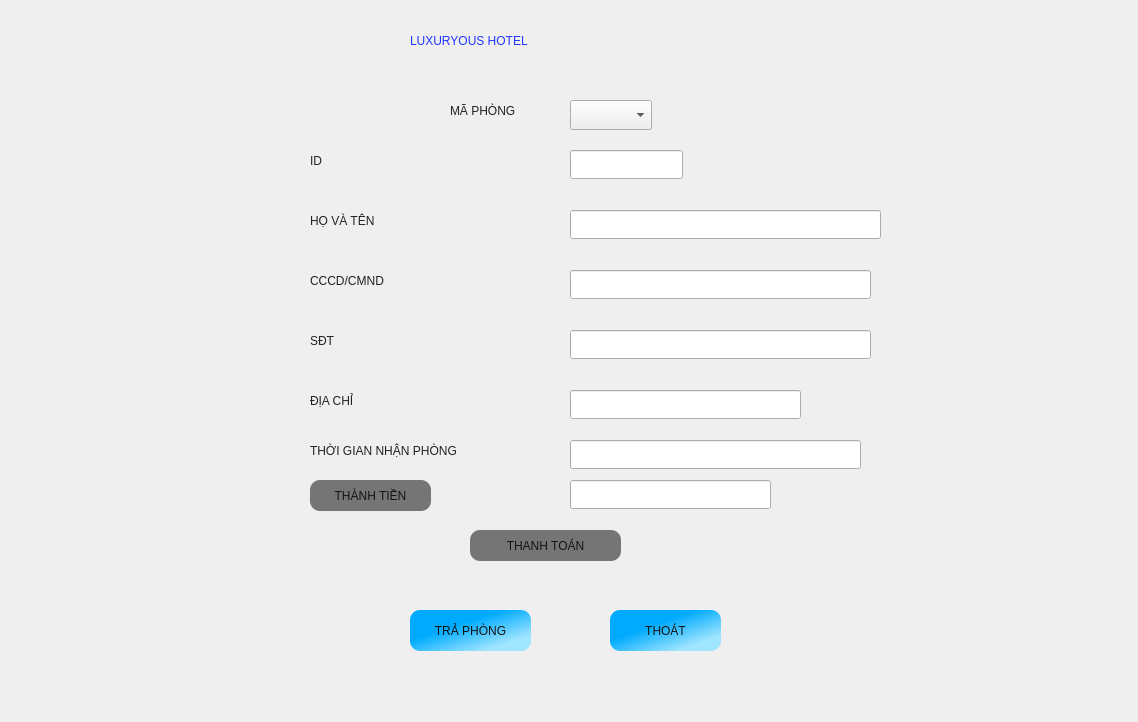
<?xml version="1.0" encoding="UTF-8"?>
<ui version="4.0">
 <class>checkout</class>
 <widget class="QDialog" name="checkout">
  <property name="geometry">
   <rect>
    <x>0</x>
    <y>0</y>
    <width>1138</width>
    <height>722</height>
   </rect>
  </property>
  <property name="windowTitle">
   <string>Dialog</string>
  </property>
  <widget class="QPushButton" name="checkout_2">
   <property name="geometry">
    <rect>
     <x>410</x>
     <y>610</y>
     <width>121</width>
     <height>41</height>
    </rect>
   </property>
   <property name="styleSheet">
    <string notr="true">
QPushButton{
	font: 700 10pt &quot;Segoe UI&quot;;
background-color: rgb(34, 150, 200);
background-color: qlineargradient(spread:pad, x1:0.278977, y1:0.268, x2:0.808, y2:0.812773, stop:0.196347 rgba(0, 170, 255, 255), stop:1 rgba(160, 230, 255, 255));
color: rgb(20, 20, 20);
border-radius:10px;
}
QPushButton:hover{
	background-color: rgb(150, 150, 150);
	color: rgb(34, 34, 34);
font: 900 10pt &quot;Segoe UI&quot;;
border-radius:10px;
}
QPushButton:pressed{
   
	background-color: rgb(37, 95, 255);
}</string>
   </property>
   <property name="text">
    <string>TRẢ PHÒNG</string>
   </property>
  </widget>
  <widget class="QPushButton" name="pushButton_2">
   <property name="geometry">
    <rect>
     <x>610</x>
     <y>610</y>
     <width>111</width>
     <height>41</height>
    </rect>
   </property>
   <property name="styleSheet">
    <string notr="true">
QPushButton{
	font: 700 10pt &quot;Segoe UI&quot;;
background-color: rgb(34, 150, 200);
background-color: qlineargradient(spread:pad, x1:0.278977, y1:0.268, x2:0.808, y2:0.812773, stop:0.196347 rgba(0, 170, 255, 255), stop:1 rgba(160, 230, 255, 255));
color: rgb(20, 20, 20);
border-radius:10px;
}
QPushButton:hover{
	background-color: rgb(150, 150, 150);
	color: rgb(34, 34, 34);
font: 900 10pt &quot;Segoe UI&quot;;
border-radius:10px;
}
QPushButton:pressed{
   
	background-color: rgb(37, 95, 255);
}</string>
   </property>
   <property name="text">
    <string>THOÁT</string>
   </property>
  </widget>
  <widget class="QLineEdit" name="cid">
   <property name="geometry">
    <rect>
     <x>570</x>
     <y>150</y>
     <width>113</width>
     <height>29</height>
    </rect>
   </property>
  </widget>
  <widget class="QLineEdit" name="cname">
   <property name="geometry">
    <rect>
     <x>570</x>
     <y>210</y>
     <width>311</width>
     <height>29</height>
    </rect>
   </property>
  </widget>
  <widget class="QLineEdit" name="cccd">
   <property name="geometry">
    <rect>
     <x>570</x>
     <y>270</y>
     <width>301</width>
     <height>29</height>
    </rect>
   </property>
  </widget>
  <widget class="QLineEdit" name="cphone">
   <property name="geometry">
    <rect>
     <x>570</x>
     <y>330</y>
     <width>301</width>
     <height>29</height>
    </rect>
   </property>
  </widget>
  <widget class="QLineEdit" name="caddress">
   <property name="geometry">
    <rect>
     <x>570</x>
     <y>390</y>
     <width>231</width>
     <height>29</height>
    </rect>
   </property>
  </widget>
  <widget class="QLineEdit" name="ctime_in">
   <property name="geometry">
    <rect>
     <x>570</x>
     <y>440</y>
     <width>291</width>
     <height>29</height>
    </rect>
   </property>
  </widget>
  <widget class="QComboBox" name="cmbRoomList">
   <property name="geometry">
    <rect>
     <x>570</x>
     <y>100</y>
     <width>82</width>
     <height>30</height>
    </rect>
   </property>
  </widget>
  <widget class="QLabel" name="label">
   <property name="geometry">
    <rect>
     <x>450</x>
     <y>100</y>
     <width>131</width>
     <height>22</height>
    </rect>
   </property>
   <property name="styleSheet">
    <string notr="true">font: 700 12pt &quot;Segoe UI&quot;;
color: rgb(34, 34, 34);</string>
   </property>
   <property name="text">
    <string>MÃ PHÒNG</string>
   </property>
  </widget>
  <widget class="QLabel" name="label_2">
   <property name="geometry">
    <rect>
     <x>310</x>
     <y>150</y>
     <width>63</width>
     <height>22</height>
    </rect>
   </property>
   <property name="styleSheet">
    <string notr="true">font: 700 12pt &quot;Segoe UI&quot;;
color: rgb(34, 34, 34);</string>
   </property>
   <property name="text">
    <string>ID</string>
   </property>
  </widget>
  <widget class="QLabel" name="label_3">
   <property name="geometry">
    <rect>
     <x>310</x>
     <y>210</y>
     <width>111</width>
     <height>22</height>
    </rect>
   </property>
   <property name="styleSheet">
    <string notr="true">font: 700 12pt &quot;Segoe UI&quot;;
color: rgb(34, 34, 34);</string>
   </property>
   <property name="text">
    <string>HỌ VÀ TÊN</string>
   </property>
  </widget>
  <widget class="QLabel" name="label_4">
   <property name="geometry">
    <rect>
     <x>310</x>
     <y>270</y>
     <width>121</width>
     <height>22</height>
    </rect>
   </property>
   <property name="styleSheet">
    <string notr="true">font: 700 12pt &quot;Segoe UI&quot;;
color: rgb(34, 34, 34);</string>
   </property>
   <property name="text">
    <string>CCCD/CMND</string>
   </property>
  </widget>
  <widget class="QLabel" name="label_5">
   <property name="geometry">
    <rect>
     <x>310</x>
     <y>330</y>
     <width>63</width>
     <height>22</height>
    </rect>
   </property>
   <property name="styleSheet">
    <string notr="true">font: 700 12pt &quot;Segoe UI&quot;;
color: rgb(34, 34, 34);</string>
   </property>
   <property name="text">
    <string>SĐT</string>
   </property>
  </widget>
  <widget class="QLabel" name="label_6">
   <property name="geometry">
    <rect>
     <x>310</x>
     <y>390</y>
     <width>91</width>
     <height>22</height>
    </rect>
   </property>
   <property name="styleSheet">
    <string notr="true">font: 700 12pt &quot;Segoe UI&quot;;
color: rgb(34, 34, 34);</string>
   </property>
   <property name="text">
    <string>ĐỊA CHỈ</string>
   </property>
  </widget>
  <widget class="QLabel" name="label_7">
   <property name="geometry">
    <rect>
     <x>310</x>
     <y>440</y>
     <width>251</width>
     <height>22</height>
    </rect>
   </property>
   <property name="styleSheet">
    <string notr="true">font: 700 12pt &quot;Segoe UI&quot;;
color: rgb(34, 34, 34);</string>
   </property>
   <property name="text">
    <string>THỜI GIAN NHẬN PHÒNG</string>
   </property>
  </widget>
  <widget class="QPushButton" name="pushButton">
   <property name="geometry">
    <rect>
     <x>310</x>
     <y>480</y>
     <width>121</width>
     <height>31</height>
    </rect>
   </property>
   <property name="styleSheet">
    <string notr="true">
QPushButton{
	font: 700 10pt &quot;Segoe UI&quot;;
	background-color: rgb(117, 117, 117);
color: rgb(20, 20, 20);
border-radius:10px;
}
QPushButton:hover{
	background-color: rgb(136, 136, 136);
	color: rgb(34, 34, 34);
font: 900 10pt &quot;Segoe UI&quot;;
border-radius:10px;
}
QPushButton:pressed{
   
	background-color: rgb(37, 95, 255);
}</string>
   </property>
   <property name="text">
    <string>THÀNH TIỀN</string>
   </property>
  </widget>
  <widget class="QLineEdit" name="money">
   <property name="geometry">
    <rect>
     <x>570</x>
     <y>480</y>
     <width>201</width>
     <height>29</height>
    </rect>
   </property>
  </widget>
  <widget class="QPushButton" name="pay">
   <property name="geometry">
    <rect>
     <x>470</x>
     <y>530</y>
     <width>151</width>
     <height>31</height>
    </rect>
   </property>
   <property name="styleSheet">
    <string notr="true">
QPushButton{
	font: 700 10pt &quot;Segoe UI&quot;;
	background-color: rgb(117, 117, 117);
color: rgb(20, 20, 20);
border-radius:10px;
}
QPushButton:hover{
	background-color: rgb(136, 136, 136);
	color: rgb(34, 34, 34);
font: 900 10pt &quot;Segoe UI&quot;;
border-radius:10px;
}
QPushButton:pressed{
   
	background-color: rgb(37, 95, 255);
}</string>
   </property>
   <property name="text">
    <string>THANH TOÁN</string>
   </property>
  </widget>
  <widget class="QLabel" name="label_10">
   <property name="geometry">
    <rect>
     <x>410</x>
     <y>10</y>
     <width>361</width>
     <height>61</height>
    </rect>
   </property>
   <property name="styleSheet">
    <string notr="true">font: 700 italic 14pt &quot;Fixedsys&quot;;
font: 700 italic 22pt &quot;Source Code Pro&quot;;
font: 700 italic 28pt &quot;Roman&quot;;

color: rgb(33, 55, 255);</string>
   </property>
   <property name="text">
    <string>LUXURYOUS HOTEL</string>
   </property>
  </widget>
 </widget>
 <resources/>
 <connections/>
</ui>
